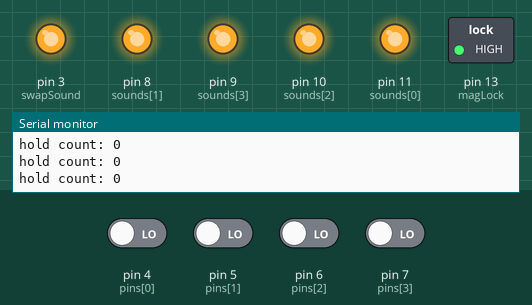
This sketch was run on a simulated Arduino Uno, built with avr-gcc and run on an emulated ATmega328P. Shown: switched loads named in the sketch (green lamp = pin HIGH), output pins drawn as LEDs (lit = HIGH), the last lines printed to the serial monitor. Inputs (shaded band) come from the test bench; at power-on: pin 4 (pins[0]), pin 5 (pins[1]), pin 6 (pins[2]), pin 7 (pins[3]) LOW.

Above: at 1.2 s.
1.3 s: pin 4 (pins[0]) driven HIGH
2.9 s: pin 5 (pins[1]) driven HIGH
At 3.61 s:
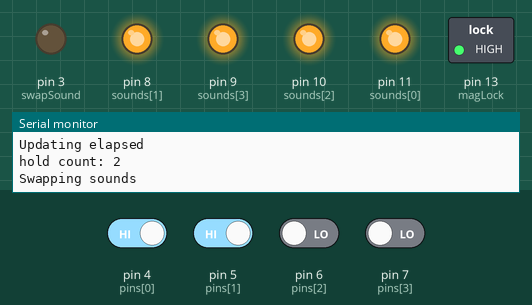
5.2 s: pin 6 (pins[2]) driven HIGH
8.2 s: pin 6 (pins[2]) driven LOW
At 8.34 s:
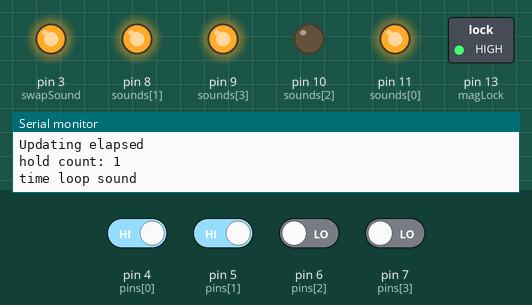
9.9 s: pin 7 (pins[3]) driven HIGH
12.9 s: pin 7 (pins[3]) driven LOW
At 13.04 s:
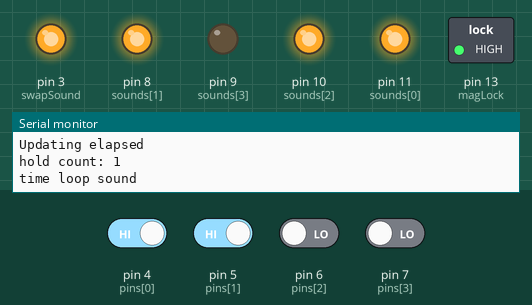
Timing chart, 0 to 15.6 s (numbered marks = the images above; inputs shaded):
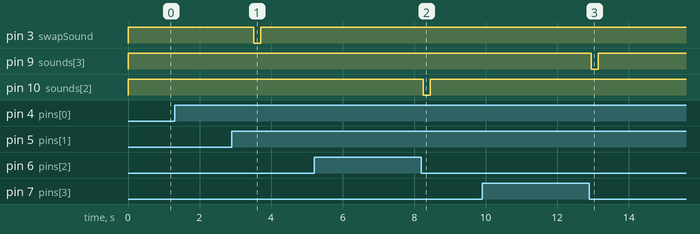

Measured:
- after the input at 2.9 s, pin 3 (swapSound): HIGH → LOW after 0.61 s, → HIGH 0.20 s later
- after the input at 8.2 s, pin 10 (sounds[2]): HIGH → LOW after 0.05 s, → HIGH 0.20 s later
- after the input at 12.9 s, pin 9 (sounds[3]): HIGH → LOW after 0.05 s, → HIGH 0.20 s later

The sketch:

SoundSwap.ino
```cpp
/****************************************************************************
 * PINS
 ****************************************************************************/
#define magLock 13
#define swapSound 3
int pins[4] = {4,5,6,7};
int sounds[4] = {11,8,10,9};
//int sounds[4] = {9,10,8,11};
int initialSounds[4] = {11,8,10,9};

/*****************************************************************************
 * GLOBALS
 * startTimes - Tracks when a button began being held
 * elapsed_time - Tracks how long a button has been held
 * correctSounds - Holds the correct sequence of sounds
 * reset - Indicates if we're in the reset sequence
 *****************************************************************************/
unsigned long startTimes[4] = {0,0,0,0};
unsigned long elapsed_time[4] = {0,0,0,0};
int correctSounds[4] = {8,10,9,11};
bool swapFlags[4] = {false,false,false,false};
bool reset = false;

/****************************************************************************
 * CHECK WIN
 * Returns true if the current order of sounds is equal to the correct order
 * of sounds
 ****************************************************************************/
bool checkWin() {
  for (int i = 0; i < 4; i++) {
    if (sounds[i] != correctSounds[i])
      return false;
  }
  return true;
}

/****************************************************************************
 * SWAP SOUNDS
 * Swaps the positions of two sounds
 ****************************************************************************/
void swapSounds(int index1, int index2) {
  playSound(swapSound);
  int soundA = sounds[index1];
  sounds[index1] = sounds[index2];
  sounds[index2] = soundA;
}

/****************************************************************************
 * PLAY SOUND
 * Plays a sound from the sound board
 ****************************************************************************/
void playSound(int soundPin) {
  //Serial.println("Playing sound");
  digitalWrite(soundPin, LOW);
  delay(200);
  digitalWrite(soundPin, HIGH);
}

/****************************************************************************
 * SETUP
 * Set up pins and Serial
 ****************************************************************************/
void setup() {
  Serial.begin(9600);
  for (int i = 0; i < 4; i++) {
    //Buttons
    pinMode(pins[i], INPUT);
    //Sounds
    pinMode(sounds[i], OUTPUT);
    digitalWrite(sounds[i], HIGH);
  }
  pinMode(swapSound, OUTPUT);
  digitalWrite(swapSound, HIGH);
  pinMode(magLock, OUTPUT);
  digitalWrite(magLock, HIGH);
  Serial.println("End setup");
}

/****************************************************************************
 * DEBUG
 * Useful for tracking button hold times
 ****************************************************************************/
void debug() {
  for (int i = 0; i < 4; i++) {
    Serial.print("Elapsed time for ");
    Serial.print(i);
    Serial.print(": ");
    Serial.println(elapsed_time[i]);
  }
  Serial.println(digitalRead(sounds[1]));
  Serial.println("***********************************");
}

/****************************************************************************
 * LOOP
 * 1. Update button hold times
 * 1a. If a button is held then released, play the corresponding sound
 * 2. Find out how many buttons have been held for 2+ seconds
 * 3. If two buttons were held, swap their sounds and erase their hold times
 * 4. If 4 buttons were held..
 * 4a. If reset is true, reset the game
 * 4b. If the sounds are correct, win the game
 ****************************************************************************/
void loop() {
  //1
  //Serial.println("top of loop");
  for (int i = 0; i < 4; i++) {
    if (digitalRead(pins[i]) && startTimes[i] > 0) {
      //Serial.print("Start time: ");
      //Serial.println(startTimes[i]);
      Serial.println("Updating elapsed");
      elapsed_time[i] = millis() - startTimes[i];
    }
    else if (digitalRead(pins[i]) && (startTimes[i] == 0) && !(swapFlags[i])) {
      Serial.println("Beginning press");
      startTimes[i] = millis();
    }
    else if (!digitalRead(pins[i]) && elapsed_time[i] > 0) { //1a
      Serial.println("time loop sound");
      playSound(sounds[i]);
      elapsed_time[i] = 0;
      startTimes[i] = 0;
    }
    else if (!digitalRead(pins[i]) && (startTimes[i] == 0) && (swapFlags[i])) {
      Serial.println("Resetting flag");
      swapFlags[i] = false;
    }
  }
  //2
  int hold1, hold2, heldCount = 0;
  for (int i = 0; i < 4; i++) {
    if (elapsed_time[i] > 500 && startTimes[i] != -1) {
      heldCount ? hold1 = i : hold2 = i;
      heldCount++;
    }
  }
  Serial.print("hold count: ");
  Serial.println(heldCount);

  //3
  if (heldCount == 2) {
    Serial.println("Swapping sounds");
    swapSounds(hold1, hold2);
    elapsed_time[hold1] = 0;
    elapsed_time[hold2] = 0;
    startTimes[hold1] = 0;
    startTimes[hold2] = 0;
    swapFlags[hold1] = true;
    swapFlags[hold2] = true;
    Serial.println(startTimes[hold1]);
    Serial.println(startTimes[hold2]);
  }
  if (heldCount == 2 && reset) {
    reset = false;
    digitalWrite(magLock, HIGH);
    playSound(swapSound);
    for (int i = 0; i < 4; i++) {
      elapsed_time[i] = 0;
      startTimes[i] = 0;
      sounds[i] = initialSounds[i];
    }
  }
  else if (checkWin()) { //4b
    Serial.println("Victory");
    //play(winSound);
    digitalWrite(magLock, LOW);
    reset = true;
  }
}
```
